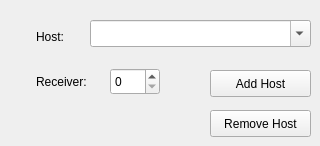
   <widget class="QWidget" name="Server">
    <attribute name="title">
     <string>Server</string>
    </attribute>
    <widget class="QLabel" name="label_6">
     <property name="geometry">
      <rect>
       <x>36</x>
       <y>28</y>
       <width>41</width>
       <height>17</height>
      </rect>
     </property>
     <property name="text">
      <string>Host:</string>
     </property>
    </widget>
    <widget class="QComboBox" name="hostComboBox">
     <property name="geometry">
      <rect>
       <x>90</x>
       <y>20</y>
       <width>221</width>
       <height>27</height>
      </rect>
     </property>
     <property name="editable">
      <bool>true</bool>
     </property>
     <property name="insertPolicy">
      <enum>QComboBox::InsertAtTop</enum>
     </property>
    </widget>
    <widget class="QLabel" name="label_7">
     <property name="geometry">
      <rect>
       <x>36</x>
       <y>73</y>
       <width>71</width>
       <height>17</height>
      </rect>
     </property>
     <property name="text">
      <string>Receiver:</string>
     </property>
    </widget>
    <widget class="QSpinBox" name="rxSpinBox">
     <property name="geometry">
      <rect>
       <x>110</x>
       <y>68</y>
       <width>50</width>
       <height>27</height>
      </rect>
     </property>
     <property name="maximum">
      <number>3</number>
     </property>
    </widget>
    <widget class="QPushButton" name="pBtnAddHost">
     <property name="geometry">
      <rect>
       <x>210</x>
       <y>70</y>
       <width>101</width>
       <height>27</height>
      </rect>
     </property>
     <property name="text">
      <string>Add Host</string>
     </property>
    </widget>
    <widget class="QPushButton" name="pBtnRemHost">
     <property name="geometry">
      <rect>
       <x>210</x>
       <y>110</y>
       <width>101</width>
       <height>27</height>
      </rect>
     </property>
     <property name="text">
      <string>Remove Host</string>
     </property>
    </widget>
   </widget>
